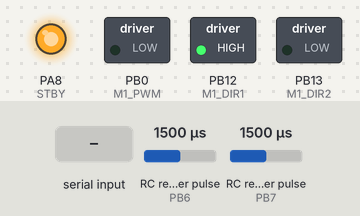
The sketch below on a simulated STM32 Blue Pill. On the bench: switched loads named in the sketch (green lamp = pin HIGH), output pins drawn as LEDs (lit = HIGH). Wiring (inferred from the names in the program): 2 × RC receiver channel: data PB6 / data PB7. The test bench sets the inputs (shaded band); at power-on: RC receiver pulse (sensors on PB6, PB7) 1500 µs. What the sketch prints to the serial monitor is not drawn.

Above: at 1.2 s.
1.3 s: "90,45\n" received over Serial
At 1.9 s:
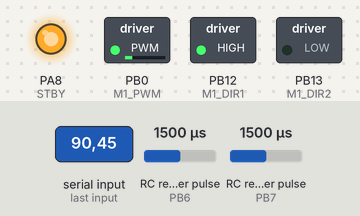
3.8 s: "30,150\n" received over Serial
At 4.6 s:
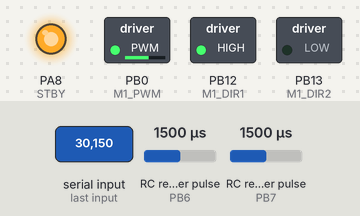
6.3 s: "200\n" received over Serial
At 7.0 s:
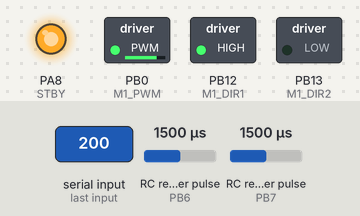
Timing chart, 0 to 9.3 s (numbered marks = the images above; inputs shaded):
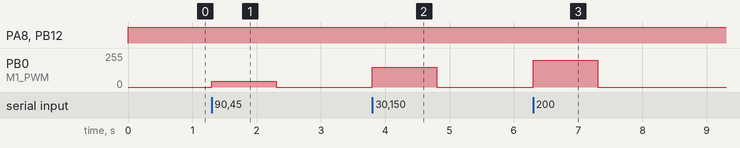

The sketch:

lab4-1_DCMotorEncoder1.ino
```cpp
//AIRO DC Motor Driver V2.0

//*pin layout
//------------------------------------------------------------
//           |   dir1    dir2    ENCA    ENCB    PWM    STBY
//------------------------------------------------------------
//  Motor1   |   PB12    PB13    PB06    PB07    PB0    PA8
//------------------------------------------------------------


#define ENC1_CHA  PB6
#define ENC1_CHB  PB7
#define M1_PWM    PB0
#define M1_DIR1   PB12
#define M1_DIR2   PB13
#define STBY      PA8


int enAPos =0;
int in_mval= 0;
float angle =0.0;


void setup(){
  pinMode(M1_DIR1,OUTPUT);
  pinMode(M1_DIR2,OUTPUT);
  pinMode(M1_PWM,OUTPUT);
  pinMode(ENC1_CHA,INPUT_PULLUP);
  pinMode(ENC1_CHB,INPUT_PULLUP);
  pinMode(STBY, OUTPUT);
  attachInterrupt(digitalPinToInterrupt(ENC1_CHA),enAchA_ISR,CHANGE);
  attachInterrupt(digitalPinToInterrupt(ENC1_CHB),enAchB_ISR,CHANGE);
  Serial.begin(115200);

  digitalWrite(STBY, LOW);
}


void loop(){
  if(Serial.available()){
    in_mval = Serial.parseInt();
    enAPos=0 ;
  }
  motor_go(in_mval);
  angle =enAPos % 1320;

  Serial.print("pwm : ");
  Serial.print(in_mval);

  Serial.print(", pulses : ");
  Serial.print(enAPos);

  Serial.print(" rotation : ");
  Serial.print(enAPos/1320);

  Serial.print(" angle : ");
  Serial.print(angle/1320.0*360.0);

  Serial.println(" ");

}


void motor_go(int spd_val){
  if(spd_val >=0){
    analogWrite(M1_PWM,spd_val);
    digitalWrite(M1_DIR1,HIGH);
    digitalWrite(M1_DIR2,LOW);
    digitalWrite(STBY, HIGH);
  }
  else{
    analogWrite(M1_PWM, -spd_val);
    digitalWrite(M1_DIR1,LOW);
    digitalWrite(M1_DIR2,HIGH);
    digitalWrite(STBY, HIGH);
  }
}


void enAchA_ISR(){ //chA에서 핀 변화(0 또는 1로 변했을 때) 발생
  // a low-to-high edge on channel A
  if(digitalRead(ENC1_CHA) == HIGH) { //상태 00->10 또는 01->11
    if(digitalRead(ENC1_CHB) == LOW) enAPos = enAPos - 1; //상태 00->10(cw)
      else enAPos = enAPos + 1; //상태 01->11(ccw)
      }
      // must be a high-to-low edge on channel A
    else {
      if(digitalRead(ENC1_CHB) == HIGH) enAPos = enAPos - 1;
      else enAPos = enAPos + 1;
    }
}

void enAchB_ISR(){ //chB에서 핀 변화(0 또는 1로 변했을 때) 발생
  // a low-to-high edge on channel B
  if(digitalRead(ENC1_CHB) == HIGH) {
    if(digitalRead(ENC1_CHA) == HIGH) enAPos = enAPos - 1;
      else enAPos = enAPos +1;
      }
      // must be a high-to-low edge on channel B
    else {
      if(digitalRead(ENC1_CHA) == LOW) enAPos = enAPos - 1;
      else enAPos = enAPos + 1;
      }
}
```

Measured:
- after the input at 1.3 s, PB0 (M1_PWM): 0/255 → 45/255 at once, → 0/255 1.0 s later
- after the input at 3.8 s, PB0 (M1_PWM): 0/255 → 150/255 at once, → 0/255 1.0 s later
- after the input at 6.3 s, PB0 (M1_PWM): 0/255 → 200/255 at once, → 0/255 1.0 s later
